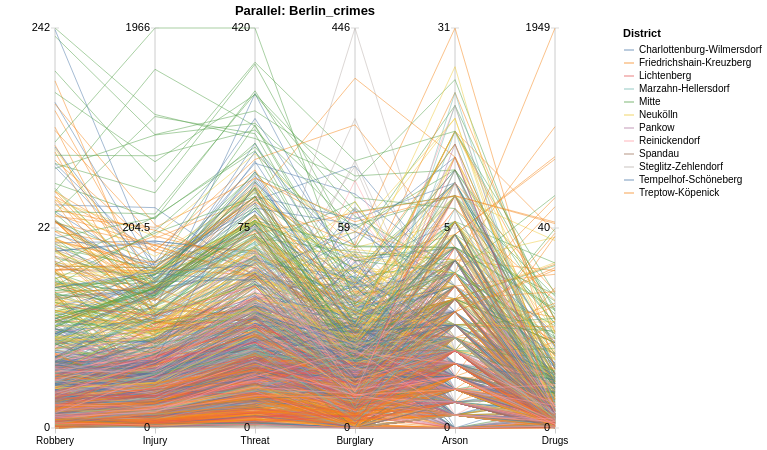

Describe this chart as a Vega-Lite specification.
### Vega-Lite specification from a JSON file in a GitHub repository (floating-point values rounded to 4 significant figures; data arrays with more than 128 entries replaced by an {"elided": "..."} marker saying what was removed)
{"$schema": "https://vega.github.io/schema/vega-lite/v5.json", "title": "Parallel: Berlin_crimes", "width": 600, "height": 400, "data": {"values": {"elided": "7200 records"}}, "encoding": {"x": {"field": "dimension", "type": "nominal", "sort": ["Robbery", "Injury", "Threat", "Burglary", "Arson", "Drugs"], "axis": {"title": null, "labelAngle": 0}, "scale": {}}, "tooltip": [{"field": "dimension", "type": "nominal"}]}, "layer": [{"data": {"values": [{"dimension": "Robbery"}, {"dimension": "Injury"}, {"dimension": "Threat"}, {"dimension": "Burglary"}, {"dimension": "Arson"}, {"dimension": "Drugs"}]}, "mark": {"type": "rule", "color": "#ccc"}, "encoding": {}}, {"mark": {"type": "line", "opacity": 0.5, "strokeWidth": 1}, "encoding": {"y": {"field": "normalized_value", "type": "quantitative", "axis": null, "scale": {}}, "detail": {"field": "_index", "type": "nominal"}, "color": {"field": "District", "type": "nominal"}, "tooltip": [{"field": "dimension", "type": "nominal"}, {"field": "normalized_value", "type": "quantitative"}, {"field": "District", "type": "nominal"}]}}, {"data": {"values": [{"dimension": "Robbery", "tick_level": "min", "tick_value": 0.0, "tick_label": 0.0}, {"dimension": "Robbery", "tick_level": "mid", "tick_value": 0.5, "tick_label": 22.0}, {"dimension": "Robbery", "tick_level": "max", "tick_value": 1.0, "tick_label": 242.0}, {"dimension": "Injury", "tick_level": "min", "tick_value": 0.0, "tick_label": 0.0}, {"dimension": "Injury", "tick_level": "mid", "tick_value": 0.5, "tick_label": 204.5}, {"dimension": "Injury", "tick_level": "max", "tick_value": 1.0, "tick_label": 1966.0}, {"dimension": "Threat", "tick_level": "min", "tick_value": 0.0, "tick_label": 0.0}, {"dimension": "Threat", "tick_level": "mid", "tick_value": 0.5, "tick_label": 75.0}, {"dimension": "Threat", "tick_level": "max", "tick_value": 1.0, "tick_label": 420.0}, {"dimension": "Burglary", "tick_level": "min", "tick_value": 0.0, "tick_label": 0.0}, {"dimension": "Burglary", "tick_level": "mid", "tick_value": 0.5, "tick_label": 59.0}, {"dimension": "Burglary", "tick_level": "max", "tick_value": 1.0, "tick_label": 446.0}, {"dimension": "Arson", "tick_level": "min", "tick_value": 0.0, "tick_label": 0.0}, {"dimension": "Arson", "tick_level": "mid", "tick_value": 0.5, "tick_label": 5.0}, {"dimension": "Arson", "tick_level": "max", "tick_value": 1.0, "tick_label": 31.0}, {"dimension": "Drugs", "tick_level": "min", "tick_value": 0.0, "tick_label": 0.0}, {"dimension": "Drugs", "tick_level": "mid", "tick_value": 0.5, "tick_label": 40.0}, {"dimension": "Drugs", "tick_level": "max", "tick_value": 1.0, "tick_label": 1949.0}]}, "transform": [{"filter": "datum.tick_level === 'max'"}], "encoding": {"y": {"field": "tick_value", "type": "quantitative", "axis": null, "scale": {}}, "tooltip": [{"field": "tick_value", "type": "quantitative"}]}, "layer": [{"mark": {"type": "text", "style": "label"}, "encoding": {"text": {"field": "tick_label", "type": "quantitative"}}}, {"mark": {"type": "tick", "style": "tick", "size": 8, "color": "#ccc"}}]}, {"data": {"values": [{"dimension": "Robbery", "tick_level": "min", "tick_value": 0.0, "tick_label": 0.0}, {"dimension": "Robbery", "tick_level": "mid", "tick_value": 0.5, "tick_label": 22.0}, {"dimension": "Robbery", "tick_level": "max", "tick_value": 1.0, "tick_label": 242.0}, {"dimension": "Injury", "tick_level": "min", "tick_value": 0.0, "tick_label": 0.0}, {"dimension": "Injury", "tick_level": "mid", "tick_value": 0.5, "tick_label": 204.5}, {"dimension": "Injury", "tick_level": "max", "tick_value": 1.0, "tick_label": 1966.0}, {"dimension": "Threat", "tick_level": "min", "tick_value": 0.0, "tick_label": 0.0}, {"dimension": "Threat", "tick_level": "mid", "tick_value": 0.5, "tick_label": 75.0}, {"dimension": "Threat", "tick_level": "max", "tick_value": 1.0, "tick_label": 420.0}, {"dimension": "Burglary", "tick_level": "min", "tick_value": 0.0, "tick_label": 0.0}, {"dimension": "Burglary", "tick_level": "mid", "tick_value": 0.5, "tick_label": 59.0}, {"dimension": "Burglary", "tick_level": "max", "tick_value": 1.0, "tick_label": 446.0}, {"dimension": "Arson", "tick_level": "min", "tick_value": 0.0, "tick_label": 0.0}, {"dimension": "Arson", "tick_level": "mid", "tick_value": 0.5, "tick_label": 5.0}, {"dimension": "Arson", "tick_level": "max", "tick_value": 1.0, "tick_label": 31.0}, {"dimension": "Drugs", "tick_level": "min", "tick_value": 0.0, "tick_label": 0.0}, {"dimension": "Drugs", "tick_level": "mid", "tick_value": 0.5, "tick_label": 40.0}, {"dimension": "Drugs", "tick_level": "max", "tick_value": 1.0, "tick_label": 1949.0}]}, "transform": [{"filter": "datum.tick_level === 'mid'"}], "encoding": {"y": {"field": "tick_value", "type": "quantitative", "axis": null, "scale": {}}, "tooltip": [{"field": "tick_value", "type": "quantitative"}]}, "layer": [{"mark": {"type": "text", "style": "label"}, "encoding": {"text": {"field": "tick_label", "type": "quantitative"}}}, {"mark": {"type": "tick", "style": "tick", "size": 8, "color": "#ccc"}}]}, {"data": {"values": [{"dimension": "Robbery", "tick_level": "min", "tick_value": 0.0, "tick_label": 0.0}, {"dimension": "Robbery", "tick_level": "mid", "tick_value": 0.5, "tick_label": 22.0}, {"dimension": "Robbery", "tick_level": "max", "tick_value": 1.0, "tick_label": 242.0}, {"dimension": "Injury", "tick_level": "min", "tick_value": 0.0, "tick_label": 0.0}, {"dimension": "Injury", "tick_level": "mid", "tick_value": 0.5, "tick_label": 204.5}, {"dimension": "Injury", "tick_level": "max", "tick_value": 1.0, "tick_label": 1966.0}, {"dimension": "Threat", "tick_level": "min", "tick_value": 0.0, "tick_label": 0.0}, {"dimension": "Threat", "tick_level": "mid", "tick_value": 0.5, "tick_label": 75.0}, {"dimension": "Threat", "tick_level": "max", "tick_value": 1.0, "tick_label": 420.0}, {"dimension": "Burglary", "tick_level": "min", "tick_value": 0.0, "tick_label": 0.0}, {"dimension": "Burglary", "tick_level": "mid", "tick_value": 0.5, "tick_label": 59.0}, {"dimension": "Burglary", "tick_level": "max", "tick_value": 1.0, "tick_label": 446.0}, {"dimension": "Arson", "tick_level": "min", "tick_value": 0.0, "tick_label": 0.0}, {"dimension": "Arson", "tick_level": "mid", "tick_value": 0.5, "tick_label": 5.0}, {"dimension": "Arson", "tick_level": "max", "tick_value": 1.0, "tick_label": 31.0}, {"dimension": "Drugs", "tick_level": "min", "tick_value": 0.0, "tick_label": 0.0}, {"dimension": "Drugs", "tick_level": "mid", "tick_value": 0.5, "tick_label": 40.0}, {"dimension": "Drugs", "tick_level": "max", "tick_value": 1.0, "tick_label": 1949.0}]}, "transform": [{"filter": "datum.tick_level === 'min'"}], "encoding": {"y": {"field": "tick_value", "type": "quantitative", "axis": null, "scale": {}}, "tooltip": [{"field": "tick_value", "type": "quantitative"}]}, "layer": [{"mark": {"type": "text", "style": "label"}, "encoding": {"text": {"field": "tick_label", "type": "quantitative"}}}, {"mark": {"type": "tick", "style": "tick", "size": 8, "color": "#ccc"}}]}], "config": {"axisX": {"domain": false, "labelAngle": 0, "tickColor": "#ccc", "title": null}, "view": {"stroke": null}, "style": {"label": {"baseline": "middle", "align": "right", "dx": -5}, "tick": {"orient": "horizontal"}}}, "transform": [], "params": []}
